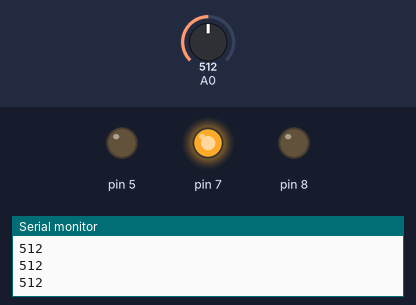
Recording of a sketch running on a simulated Arduino Uno, built with avr-gcc and run on an emulated ATmega328P. On the bench: output pins drawn as LEDs (lit = HIGH), the last lines printed to the serial monitor. Inputs (shaded band) come from the test bench; at power-on: A0 = 512.

Above: at 1.2 s.
1.3 s: A0 set to 416
2.8 s: A0 set to 383
At 3.6 s:
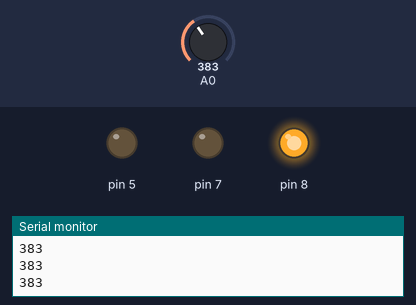
4.3 s: A0 set to 810
At 4.6 s:
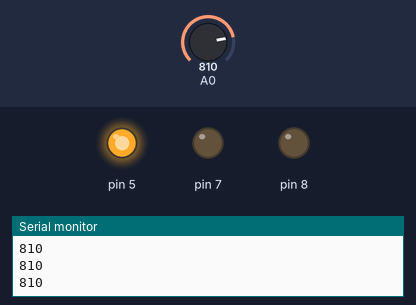
5.8 s: A0 set to 791
At 7.0 s:
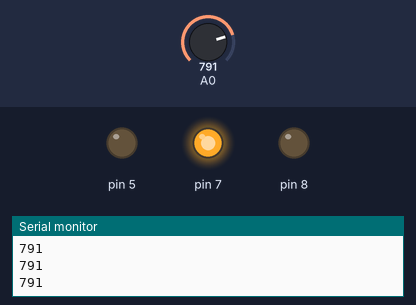
7.3 s: A0 set to 811
At 8.1 s:
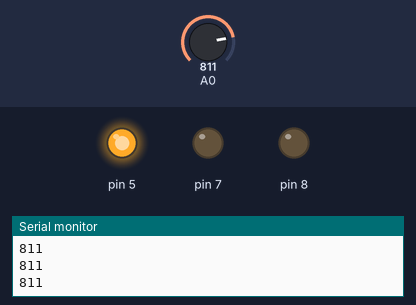
Timing chart, 0 to 9.8 s (numbered marks = the images above; inputs shaded):
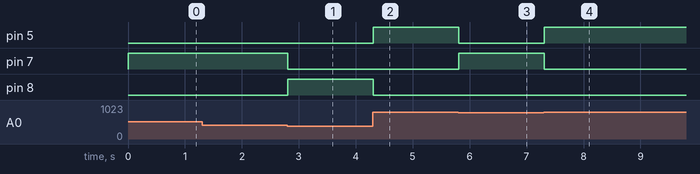

The sketch:

ino2.ino
```cpp
#define OUT LOW
#define IN  HIGH
long value;

void setup(){
  Serial.begin(9600);
  pinMode(8,OUTPUT);
  pinMode(7,OUTPUT);
  pinMode(5,OUTPUT);

  }

void loop(){
  value = analogRead(A0);

  Serial.println(value);
  if(value >= 0 && value <= 400)
  {
    digitalWrite(8, IN);
    digitalWrite(7, OUT);
    digitalWrite(5, OUT);
  }
  if(value >= 401 && value <= 800)
  {
    digitalWrite(8, OUT);
    digitalWrite(7, IN);
    digitalWrite(5, OUT);
  }
  if(value >= 801 && value <= 1023)
  {
    digitalWrite(8, OUT);
    digitalWrite(7, OUT);
    digitalWrite(5, IN);
  }

}
```

Measured:
- the behaviour switches between 401 and 400 on A0 (found by bisection; images 0 and 1)
- the behaviour switches between 801 and 800 on A0 (found by bisection; images 2 and 3)
- after the input at 2.8 s, pin 7: HIGH → LOW at once; pin 8: LOW → HIGH at once
- after the input at 4.3 s, pin 5: LOW → HIGH at once; pin 8: HIGH → LOW at once
- after the input at 5.8 s, pin 5: HIGH → LOW at once; pin 7: LOW → HIGH at once
- after the input at 7.3 s, pin 5: LOW → HIGH at once; pin 7: HIGH → LOW at once
